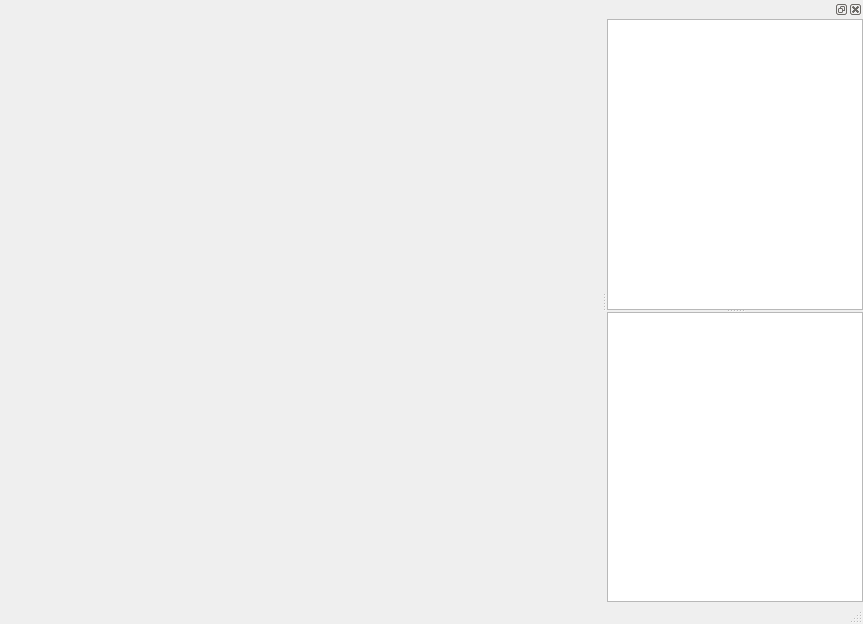
<?xml version="1.0" encoding="UTF-8"?>
<ui version="4.0">
 <class>TemplateEditor</class>
 <widget class="QMainWindow" name="TemplateEditor">
  <property name="geometry">
   <rect>
    <x>0</x>
    <y>0</y>
    <width>863</width>
    <height>624</height>
   </rect>
  </property>
  <property name="windowTitle">
   <string>MainWindow</string>
  </property>
  <widget class="QWidget" name="centralwidget">
   <layout class="QHBoxLayout" name="layout"/>
  </widget>
  <widget class="QStatusBar" name="statusbar"/>
  <widget class="QDockWidget" name="dockWidget">
   <attribute name="dockWidgetArea">
    <number>2</number>
   </attribute>
   <widget class="QWidget" name="dockWidgetContents">
    <layout class="QGridLayout" name="gridLayout">
     <property name="leftMargin">
      <number>0</number>
     </property>
     <property name="topMargin">
      <number>0</number>
     </property>
     <property name="rightMargin">
      <number>0</number>
     </property>
     <property name="bottomMargin">
      <number>0</number>
     </property>
     <item row="0" column="0">
      <widget class="QSplitter" name="splitter">
       <property name="orientation">
        <enum>Qt::Vertical</enum>
       </property>
       <property name="handleWidth">
        <number>2</number>
       </property>
       <widget class="QListView" name="listView"/>
       <widget class="QTextBrowser" name="helpContent"/>
      </widget>
     </item>
    </layout>
   </widget>
  </widget>
 </widget>
 <resources/>
 <connections/>
</ui>
